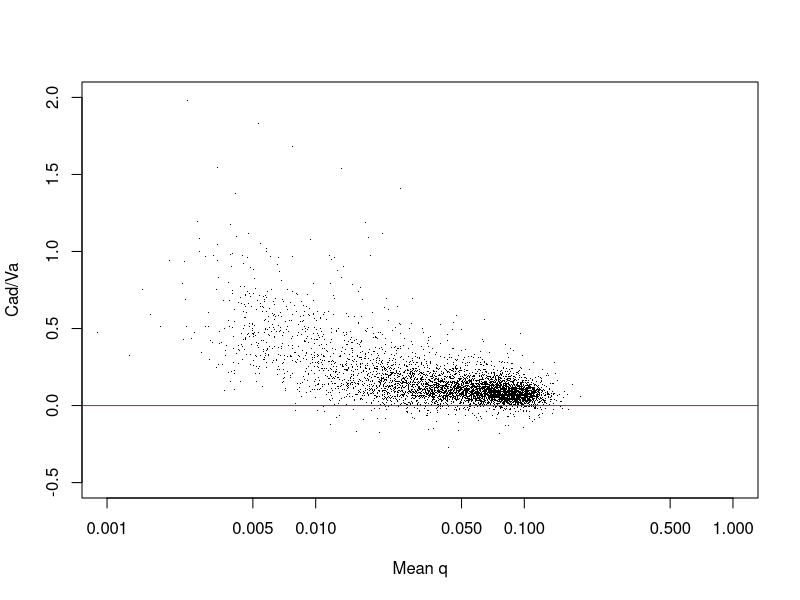

Write R code to recreate this figure.
# The purpose of this script is to show the relationship between the ratio
# of two functions of the genetic variation affecting a fitness-related trait
# in a population and the average frequency of the deleterious alleles. The
# two functions are: the covariance between average effect of alleles and the
# homozygous dominance effect; and the additive genetic variance.
#
# The number of loci may vary among simulations. All loci are assumed diallelic,
# with one allele causing an increase in the character, and one allele causing
# a decrease. The genotypic values, in increasing order, are '-a', 'd', and 'a',
# where 'a' and 'd' depend on the locus. Most loci may have small effects, and
# only some will have large effects. Thus, 'a' may be taken from an exponential
# distribution. Because a similar total variance should be expected, it seems
# reasonable to make the mean of that exponential distribution inversely proportional
# to the number of loci involved.
#
# Because the trait is assumed to be related to fitness, I will
# assume that low alleles are the deleterious ones. However, no further relationship
# is assumed between the allelic frequency and the size of the effect, 'a'. This
# way, I allow for the allele frequency to be affected by factors other than the
# mutation-selection bias.
#
# The low alleles will also be partially recessive. To do so, 'd' will be sampled
# from a uniform distribution between 0 and 'a'. 


NumSim <- 100
MinLoci <- 20
MaxLoci <- 400
PropHigh <- seq(from=0.0, to=0.25, by=0.005)
QShape1High <- 7
QShape2High <- 10
QShape1Low <- 0.1
QShape2Low <- 20
plot(c(0.001, 1.0), c(-0.5, 2), type='n', log='x', xlab='Mean q', ylab='Cad/Va')
for (i in 1:NumSim) {
   ratio <- numeric(length=length(PropHigh))
   MedianQ <- numeric(length=length(PropHigh))
   for (k in 1:length(PropHigh)) {
      NumLoci <- ceiling(runif(1, min=MinLoci, max=MaxLoci))
      Cad <- 0
      Va <- 0
      Qlist <- numeric(length=NumLoci)
      for (j in 1:NumLoci) {
         a <- rexp(1, rate=200/NumLoci)
         toss <- runif(1, min=0, max=1)
         if (toss <= PropHigh[k]) {
            q <- rbeta(1, QShape1High, QShape2High)
         } else {
            q <- rbeta(1, QShape1Low, QShape2Low)
         }
         p <- 1 - q
         Qlist[j] <- q
         d <- runif(1, min=0, max=a)
         Cad <- Cad + 2 * p * q * (p - q) * d * (a + d * (q - p))
         Va <- Va + 2 * p * q * (a + d * (q - p)) ^ 2
      }
      ratio[k] <- Cad / Va
      MedianQ[k] <- mean(Qlist)
   }
   points(MedianQ, ratio, pch='.')
}
abline(h=0, col='red')
